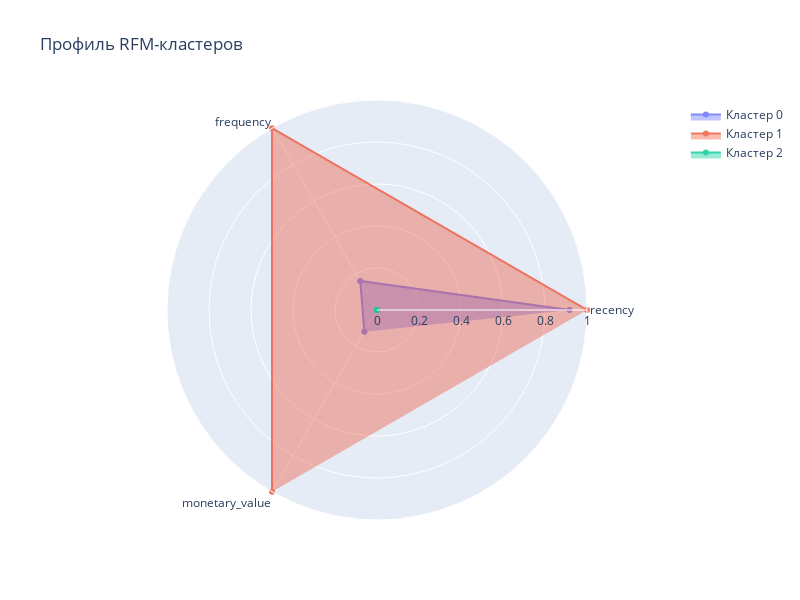

Here is the notebook cell this chart was saved with:
### Markdown cell above
Теперь у вас есть удобный инструмент для анализа профиля кластеров. Воспользуйтесь им, чтобы проинтерпретировать результаты, полученные на предыдущем шаге.

### Code cell
import pandas as pd
import numpy as np
import plotly.graph_objects as go
from sklearn import preprocessing
from sklearn.preprocessing import MinMaxScaler
import matplotlib.pyplot as plt

def plot_cluster_profile(grouped_data, n_clusters):
    """Функция для визуализации профиля кластеров в виде полярной диаграммы."""
    # Нормализуем данные к масштабу 0-1
    scaler = MinMaxScaler()
    normalized_data = pd.DataFrame(scaler.fit_transform(grouped_data), 
                                columns=grouped_data.columns,
                                index=grouped_data.index)
    
    features = normalized_data.columns
    fig = go.Figure()
    
    for i in range(n_clusters):
        fig.add_trace(go.Scatterpolar(
            r=normalized_data.loc[i].values,
            theta=features,
            fill='toself',
            name=f'Кластер {i}',
            opacity=0.8
        ))
    
    fig.update_layout(
        polar=dict(
            radialaxis=dict(
                visible=True,
                range=[0, 1]
            )),
        showlegend=True,
        title='Профиль RFM-кластеров',
        width=800,
        height=600
    )
    
    fig.show()

# 1. Группируем данные по кластерам и считаем средние значения
cluster_profile = RFM_clean.groupby('cluster').agg({
    'recency': 'mean',
    'frequency': 'mean',
    'monetary_value': 'mean'
})

# 2. Инвертируем recency (чем меньше значение, тем лучше)
cluster_profile['recency'] = -cluster_profile['recency']

# 3. Нормализуем данные для визуализации (0-1)
scaler = MinMaxScaler()
cluster_profile_normalized = pd.DataFrame(
    scaler.fit_transform(cluster_profile),
    columns=cluster_profile.columns,
    index=cluster_profile.index
)

# 4. Строим профиль кластеров
plot_cluster_profile(cluster_profile_normalized, len(cluster_profile))

# 5. Дополнительная табличная визуализация
print("Средние значения по кластерам:")
display(cluster_profile)

# 6. Альтернативная визуализация через matplotlib
plt.figure(figsize=(10, 6))
cluster_profile_normalized.T.plot(kind='bar')
plt.title('Сравнение RFM-показателей по кластерам')
plt.ylabel('Нормализованные значения (0-1)')
plt.xticks(rotation=0)
plt.legend(title='Кластер')
plt.grid(axis='y', alpha=0.3)
plt.show()

### Figure 1 — Plotly figure (JSON) as saved in the notebook; plotly's stock layout.template omitted (floating-point values rounded to 4 significant figures)
{"data": [{"fill": "toself", "name": "Кластер 0", "opacity": 0.8, "r": [0.9169, 0.16, 0.1202], "theta": ["recency", "frequency", "monetary_value"], "type": "scatterpolar"}, {"fill": "toself", "name": "Кластер 1", "opacity": 0.8, "r": [1, 1, 1], "theta": ["recency", "frequency", "monetary_value"], "type": "scatterpolar"}, {"fill": "toself", "name": "Кластер 2", "opacity": 0.8, "r": [0, 0, 0], "theta": ["recency", "frequency", "monetary_value"], "type": "scatterpolar"}], "layout": {"height": 600, "polar": {"radialaxis": {"range": [0, 1], "visible": true}}, "showlegend": true, "title": {"text": "Профиль RFM-кластеров"}, "width": 800}}
